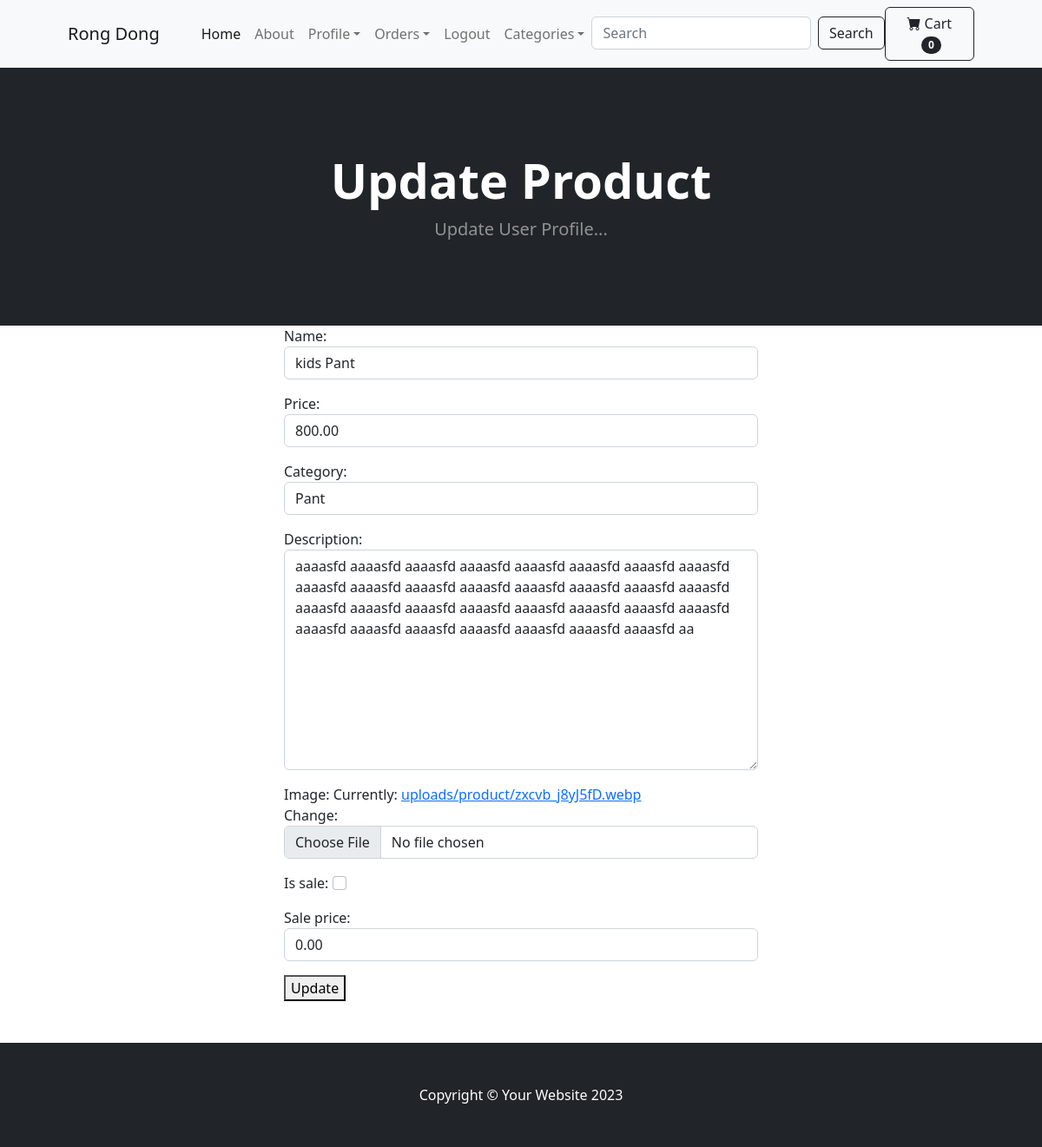
Page /product/edit/21/ (signed in) on the committed database.
### store/models.py (models this page shows, shortened)
class Product(models.Model):
    name = models.CharField(max_length=100)
    author = models.ForeignKey(User, on_delete=models.CASCADE, blank=True, null=True)
    price = models.DecimalField(default=0, decimal_places=2, max_digits=6)
    category = models.ForeignKey(Category, on_delete=models.CASCADE, default=1)
    description = models.CharField(max_length=250, default='', blank=True, null=True)
    image = models.ImageField(upload_to='uploads/product/')
    is_sale = models.BooleanField(default=False)
    sale_price = models.DecimalField(default=0, decimal_places=2, max_digits=6)

class Category(models.Model):
	name = models.CharField(max_length=50)
	def __str__(self):
		return self.name
	class Meta:
		verbose_name_plural = 'categories'

### store/views.py (the view)
# urls.py: path('product/edit/<int:pk>/', UpdateProductView.as_view(), name='update_product'),
class UpdateProductView(UpdateView):
    model = Product
    form_class = ProductForm
    template_name = 'update_product.html'
    success_url = reverse_lazy('add_product')

### store/forms.py
class ProductForm(forms.ModelForm):
    class Meta:
        model = Product
        fields = ('name', 'author', 'price', 'category', 'description', 'image', 'is_sale', 'sale_price', )
        widgets = {
            'name': forms.TextInput(attrs={'class': 'form-control'}),
			'author': forms.TextInput(attrs={'class': 'form-control', 'value': '', 'id':'nirob', 'type':'hidden'}),
            'price': forms.NumberInput(attrs={'class': 'form-control'}),
            'category': forms.Select(attrs={'class': 'form-control'}),
            'description': forms.Textarea(attrs={'class': 'form-control'}),
            'image': forms.ClearableFileInput(attrs={'class': 'form-control'}),
            'is_sale': forms.CheckboxInput(attrs={'class': 'form-check-input'}),
            'sale_price': forms.NumberInput(attrs={'class': 'form-control'}),
        }

### cart/cart.py (called while the page is built)
	def __len__(self):
		return len(self.cart)

### cart/context_processors.py (called while the page is built)
def cart(request):
	return {'cart': Cart(request)}

### store/context_processors.py (called while the page is built)
def cat_menu(request):
    cat_menu = Category.objects.all()
    return {'cat_menu': cat_menu}

### store/templates/update_product.html (shortened to what this page needs)
{% extends 'base.html' %}
{% block content %}
    <header class="bg-dark py-5">
        <div class="container px-4 px-lg-5 my-5">
            <div class="text-center text-white">
                <h1 class="display-4 fw-bolder">Update Product</h1>
                <p class="lead fw-normal text-white-50 mb-0">Update User Profile...</p>
            </div>
        </div>
    </header>
    <div class="container">
        {% if user.is_authenticated and user.id == product.author.id %}
        <div class="row">
            <div class="col-md-6 offset-md-3">
                <form method="POST" enctype="multipart/form-data">
                    {{ form.as_p }}
                    <button type="submit">Update</button>
                </form>
                <br/><br/>
            </div>
        </div>
        {% else %}
        <br/>   <br/>   <br/>   <br/>   <br/>   <br/>   <br/>   <br/>
      <center><h1>You aren't allowed in this page.</h1> </center>
        <br/>   <br/>   <br/>   <br/>   <br/>   <br/>   <br/>
        {% endif %}
    </div>
{% endblock %}

### rows in the picture
Product: name "kids Pant", price "800.00", category "Pant", description "aaaasfd aaaasfd aaaasfd aaaasfd aaaasfd aaaasfd aaaasfd aaaasfd aaaasfd aaaasfd aaaasfd aaaasfd aaaasfd aaaasfd aaaasfd aaaasfd aaaasfd aaaasfd aaaasfd aaaasfd aaaasfd aaaasfd aaaasfd aaaasfd aaaasfd aaaasfd aaaasfd aaaasfd aaaasfd aaaasfd aaaasfd aa", sale_price "0.00"

### other values in the picture
{{ cart|length }} "0"
